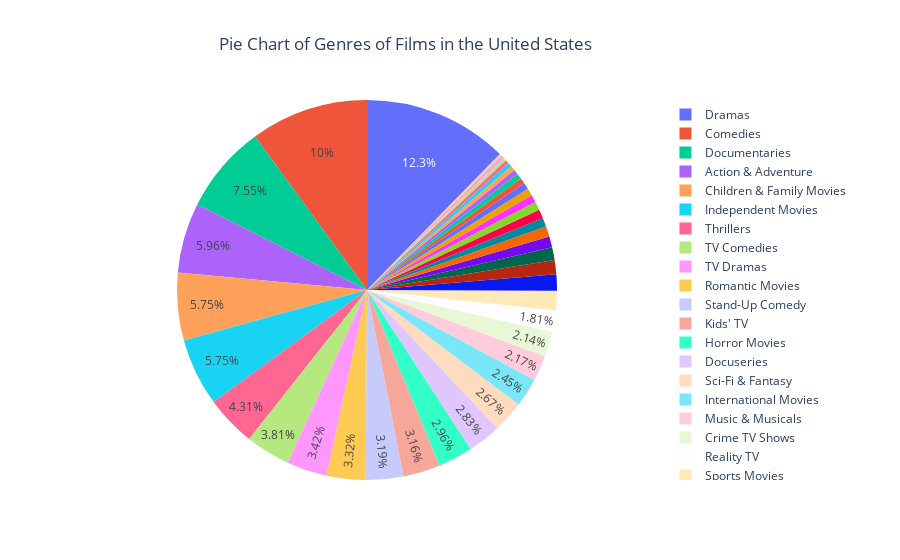
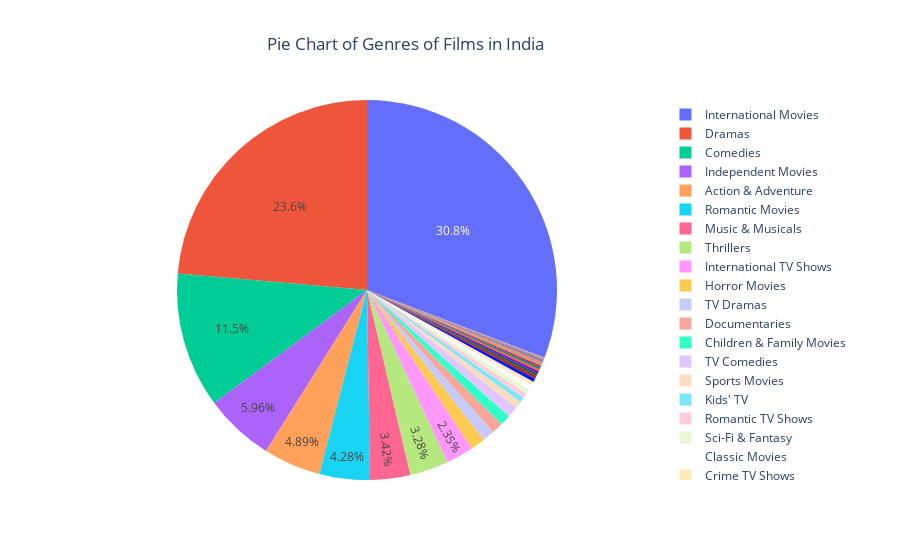

Source (notebook cell) for these figures, in order:
### Code cell
# We take 2 normalized databases and join them; Films_And_Genres and Films_And_Countries to build an insight on 
# which genres are predominant is which country. It gives us a high level view of what genres we are posting in 
# what countries
# 
# It helps Netflix to solve the following questions:
# 1) Buy the rights to and upload relevant content from the more popuplar genre in that country 
# 2) It shows Netflix which genres they lack in a particular country and which could be not given much heed to

title = "Pie Chart of Genres of Films in the United States"
fig = px.pie(df1, names="GENRE", values="FREQUENCY", title = title)
fig.update_layout(title_x=0.45)
fig.update_traces(textposition='inside')
fig.update_layout(uniformtext_minsize=12, uniformtext_mode='hide')
fig.show()

title = "Pie Chart of Genres of Films in India"
fig = px.pie(df2, names="GENRE", values="FREQUENCY", title = title)
fig.update_layout(title_x=0.45)
fig.update_traces(textposition='inside')
fig.update_layout(uniformtext_minsize=12, uniformtext_mode='hide')
fig.show()

### Figure 1 — Plotly figure (JSON) as saved in the notebook; plotly's stock layout.template omitted (floating-point values rounded to 4 significant figures)
{"data": [{"domain": {"x": [0, 1], "y": [0, 1]}, "hovertemplate": "GENRE=%{label}<br>FREQUENCY=%{value}<extra></extra>", "labels": ["Action & Adventure", "Anime Features", "Anime Series", "British TV Shows", "Children & Family Movies", "Classic & Cult TV", "Classic Movies", "Comedies", "Crime TV Shows", "Cult Movies", "Documentaries", "Docuseries", "Dramas", "Faith & Spirituality", "Horror Movies", "Independent Movies", "International Movies", "International TV Shows", "Kids' TV", "Korean TV Shows", "LGBTQ Movies", "Movies", "Music & Musicals", "Reality TV", "Romantic Movies", "Romantic TV Shows", "Sci-Fi & Fantasy", "Science & Nature TV", "Spanish-Language TV Shows", "Sports Movies", "Stand-Up Comedy", "Stand-Up Comedy & Talk Shows", "TV Action & Adventure", "TV Comedies", "TV Dramas", "TV Horror", "TV Mysteries", "TV Sci-Fi & Fantasy", "TV Shows", "TV Thrillers", "Teen TV Shows", "Thrillers"], "legendgroup": "", "name": "", "showlegend": true, "textposition": "inside", "type": "pie", "values": [404, 7, 18, 24, 390, 17, 81, 680, 145, 52, 512, 192, 835, 42, 201, 390, 166, 74, 214, 3, 63, 22, 147, 123, 225, 44, 181, 49, 29, 113, 216, 33, 94, 258, 232, 37, 51, 60, 4, 27, 33, 292]}], "layout": {"legend": {"tracegroupgap": 0}, "title": {"text": "Pie Chart of Genres of Films in the United States", "x": 0.45}, "uniformtext": {"minsize": 12, "mode": "hide"}}}

### Figure 2 — Plotly figure (JSON) as saved in the notebook; plotly's stock layout.template omitted (floating-point values rounded to 4 significant figures)
{"data": [{"domain": {"x": [0, 1], "y": [0, 1]}, "hovertemplate": "GENRE=%{label}<br>FREQUENCY=%{value}<extra></extra>", "labels": ["Action & Adventure", "British TV Shows", "Children & Family Movies", "Classic Movies", "Comedies", "Crime TV Shows", "Cult Movies", "Documentaries", "Docuseries", "Dramas", "Faith & Spirituality", "Horror Movies", "Independent Movies", "International Movies", "International TV Shows", "Kids' TV", "LGBTQ Movies", "Music & Musicals", "Reality TV", "Romantic Movies", "Romantic TV Shows", "Sci-Fi & Fantasy", "Sports Movies", "Stand-Up Comedy", "Stand-Up Comedy & Talk Shows", "TV Action & Adventure", "TV Comedies", "TV Dramas", "TV Horror", "TV Mysteries", "TV Sci-Fi & Fantasy", "TV Shows", "TV Thrillers", "Teen TV Shows", "Thrillers"], "legendgroup": "", "name": "", "showlegend": true, "textposition": "inside", "type": "pie", "values": [137, 3, 26, 11, 323, 9, 5, 27, 9, 662, 4, 35, 167, 864, 66, 12, 2, 96, 6, 120, 12, 12, 17, 6, 3, 5, 26, 28, 7, 2, 3, 3, 3, 1, 92]}], "layout": {"legend": {"tracegroupgap": 0}, "title": {"text": "Pie Chart of Genres of Films in India", "x": 0.45}, "uniformtext": {"minsize": 12, "mode": "hide"}}}
